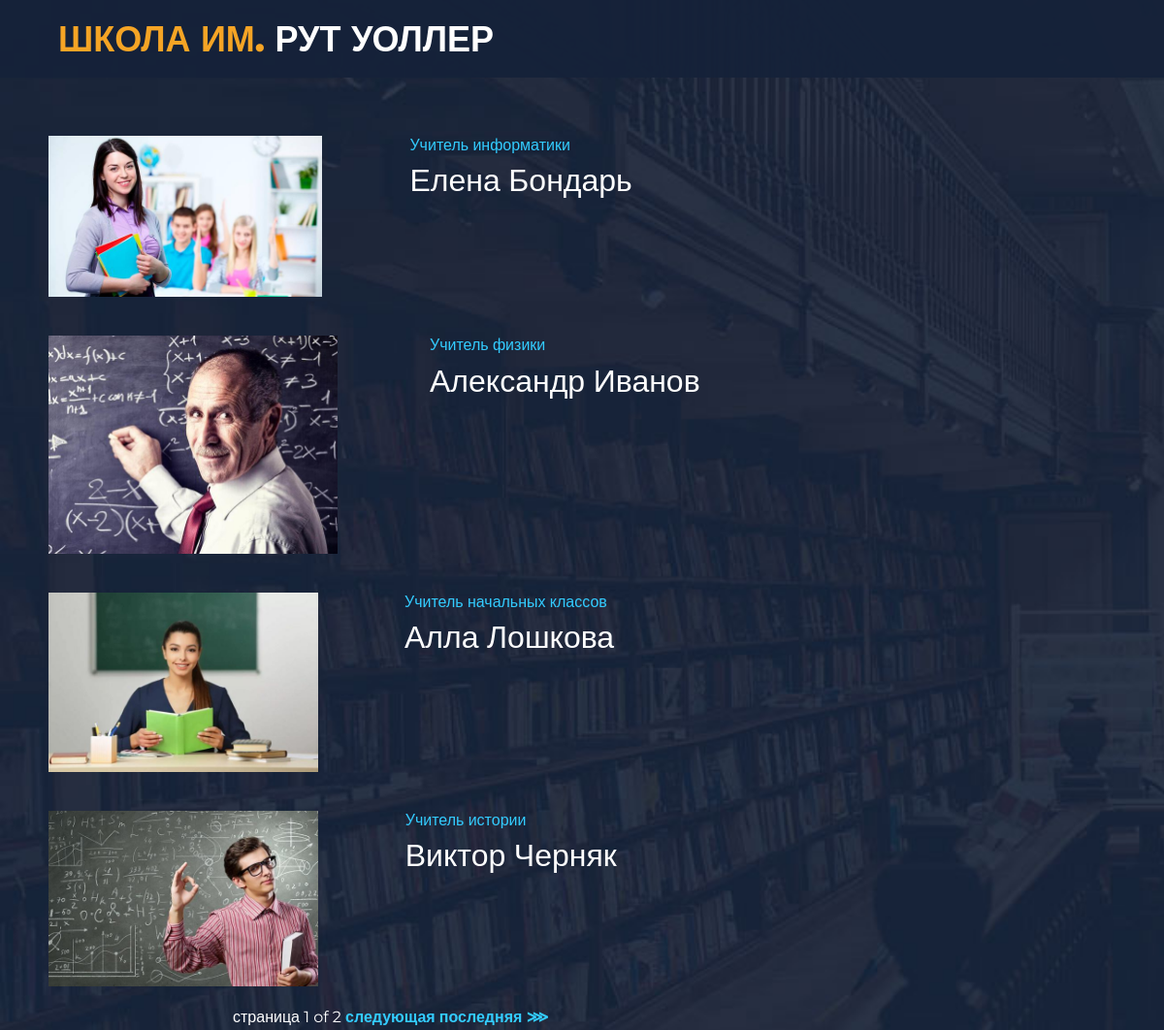
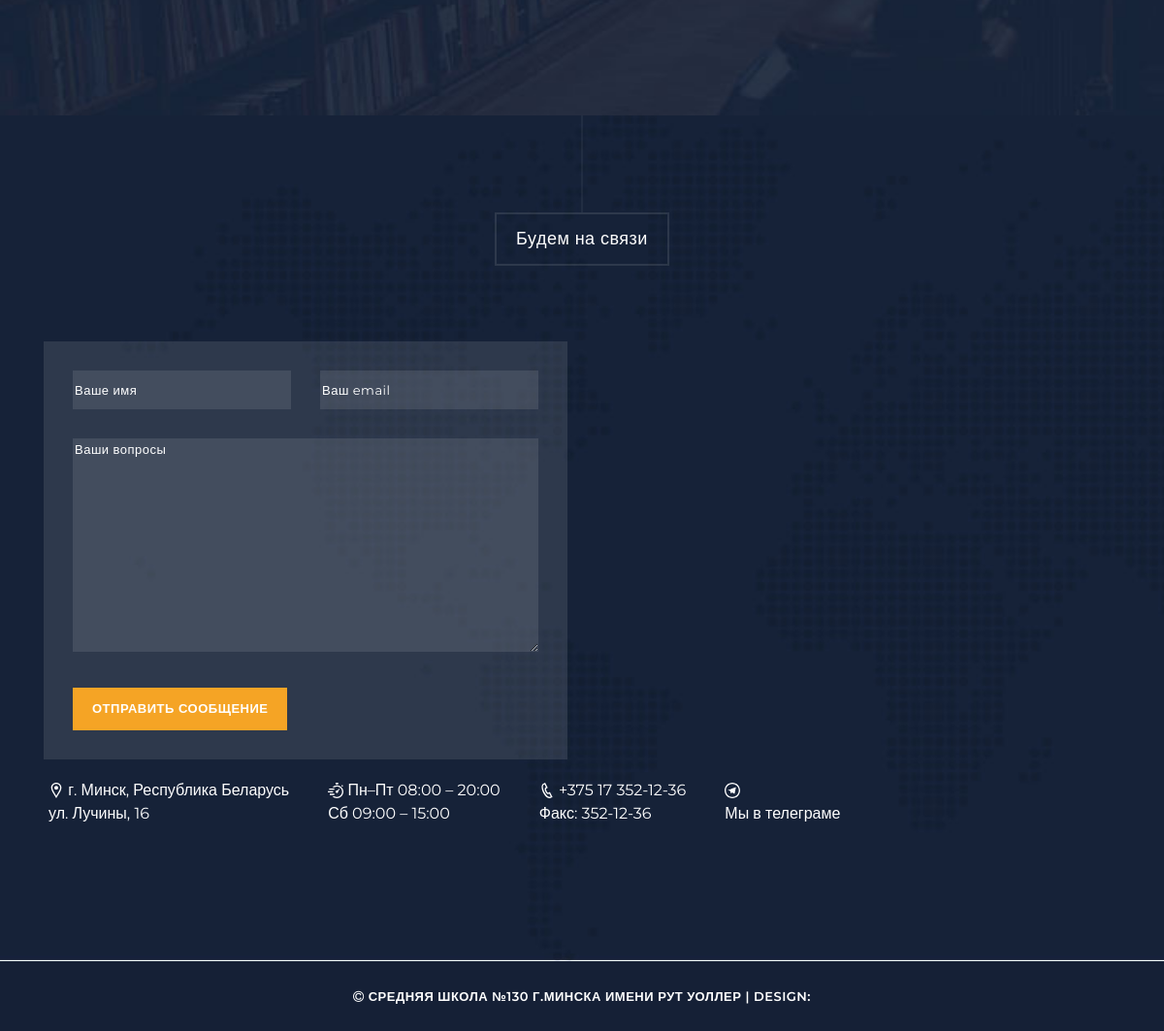
Page /school130/home/teachers/ on the committed database (2 pictures, top to bottom).
### Minsk130school/models.py (models this page shows, shortened)
class Teachers(models.Model):
    first_name = models.CharField('Имя', max_length=50)
    last_name = models.CharField('Фамилия', max_length=50)
    brief_information = models.TextField('Краткая информация')
    description = models.TextField('Описание')
    image = models.ImageField('Изображение', upload_to='teacher_images/')
    paid_service = models.ForeignKey('PaidServices',  on_delete=models.SET_DEFAULT, related_name='teachers', verbose_name='Платные услуги',  null=True, default=None)   #related_name позволит получить всех связанных преподавателей для каждого кружка.
    def image_tag(self):
        return format_html('<img src="{}" width="150" height="150" />'.format(self.image.url))
    image_tag.short_description = 'Изображение'
    class Meta:
        verbose_name = 'Преподаватель'
        verbose_name_plural = 'Преподаватели'

### Minsk130school/views.py (the view)
# urls.py: path('home/teachers/', views.show_teachers, name= 'teachers'),
def show_teachers (request):
    teachers = models.Teachers.objects.all()
    paginator = Paginator(teachers, 4)
    page_number = request.GET.get('page')
    page_obj = paginator.get_page(page_number)
    question_form = QuestionsForm()
    return render(request, 'teachers.html', {'info': page_obj,
                                             'question_form':question_form})

### Minsk130school/forms.py
class QuestionsForm(forms.ModelForm):
    name = forms.CharField(label='', widget=forms.TextInput(attrs={'placeholder': 'Ваше имя'}))
    email = forms.EmailField(label='', widget=forms.EmailInput(attrs={'placeholder': 'Ваш email'}))
    message = forms.CharField(label='', widget=forms.Textarea(attrs={'placeholder': 'Ваши вопросы'}))
    class Meta:
        model = Questions
        fields = ['name', 'email', 'message']
        widgets = {
            'name': forms.TextInput(attrs={'class': 'form-control'}),
            'email': forms.EmailInput(attrs={'class': 'form-control'}),
            'message': forms.Textarea(attrs={'class': 'form-control'}),
        }

### Minsk130school/templates/teachers.html (shortened to what this page needs)
{% extends 'base.html' %}
{% block content %}
{% load static %}
<section class="section video">
    <div class="container">
      <div class="row">
        {% for teacher in info %}
            <div class="blog">
              <div class="blog-icon">
                {% if teacher.image %}
                  <img  src="{{teacher.image.url}}">
                {% else %}
                  <p>No image</p>
                {% endif %}
              </div>
                <div class="blog-text">
                    <a href="{% url 'teacher' teacher.id %}">
                    <h6>{{teacher.brief_information}}</h6>
                   </a>
                    <h2>{{teacher.first_name}} {{teacher.last_name}}</h2>
                </div>
            </div>
            {% endfor %}
        </div>
      </div>
     {% include 'pagination.html' %}
</section>
{% endblock %}

### Minsk130school/static/Minsk130school/assets/css/templatemo-grad-school.css (style rules this page uses)
body { font-family: 'Montserrat', sans-serif; }
a { color: #3CF; text-decoration: none; }
.blog { display: flex; flex-direction: row; align-items: stretch; color:white; padding: 20px; }
.blog-icon { width: 50%; }
.blog-icon>img { width: 80%; }
.blog-text { width: 70%; padding-left: 20px; }
section.video { background-image: url(../images/video-bg.jpg); background-repeat: no-repeat; background-size: cover; background-color: #172238; padding: 120px 0px; }
section.contact form input { width: 100%; height: 40px; background-color: rgba(250,250,250,0.1); border-radius: 0px; border: none; outline: none; color: #fff; font-size: 13px; margin-bottom: 30px; letter-spacing: 0.5px; }
section.contact form textarea { width: 100%; height: 220px; max-height: 280px; min-height: 220px; background-color: rgba(250,250,250,0.1); border-radius: 0px; border: none; outline: none; color: #fff; font-size: 13px; margin-bottom: 30px; letter-spacing: 0.5px; }
section.contact form input::placeholder { color: #fff; }
section.contact form textarea::placeholder { color: #fff; }

### rows in the picture
Teachers: image (picture), brief_information "Учитель информатики", first_name "Елена", last_name "Бондарь"
Teachers: image (picture), brief_information "Учитель физики", first_name "Александр", last_name "Иванов"
Teachers: image (picture), brief_information "Учитель начальных классов", first_name "Алла", last_name "Лошкова"
Teachers: image (picture), brief_information "Учитель истории", first_name "Виктор", last_name "Черняк"

### other values in the picture
{{ info.number }} "1"
{{ info.paginator.num_pages }} "2"
